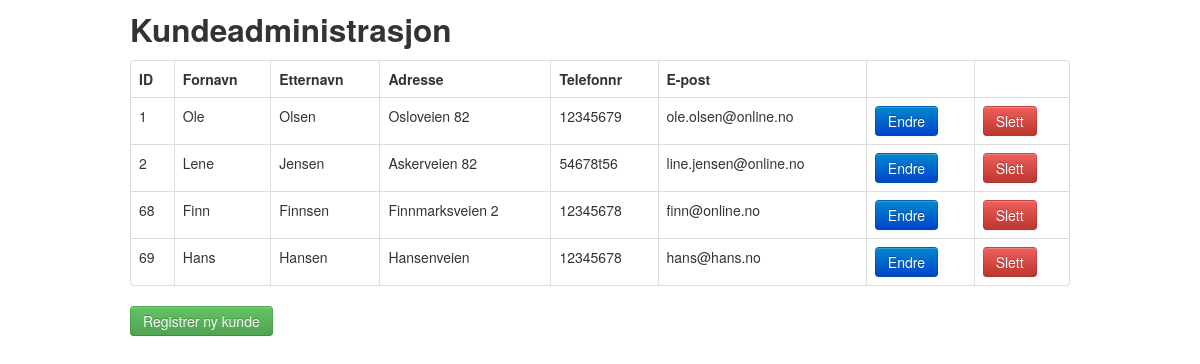
The page / on the database its author committed.
### tables this page shows
CREATE TABLE IF NOT EXISTS `kunde` (
  `ID` int(11) NOT NULL AUTO_INCREMENT,
  `Fornavn` varchar(50) NOT NULL,
  `Etternavn` varchar(50) NOT NULL,
  `Adresse` varchar(100) NOT NULL,
  `Telefonnr` varchar(8) NOT NULL,
  `Epost` varchar(30) NOT NULL,
  PRIMARY KEY (`ID`)
);

### Database.php (called while the page is built, shortened)
<?php
class DB
{
    private $db;
    function __construct()
    {
        $this->db=new mysqli("localhost","root","","Kunde");
        $this->db->set_charset("utf8");
    }
    function hentAlleKunder()
    {
        $sql = "Select * from kunde ";
        $resultat = $this->db->query($sql);
        $kunder = array();
        while($rad = $resultat->fetch_object())
        {
            $kunder[]=$rad;
        }
        return $kunder;
    }
}

### KundeLogikk.php (called while the page is built, shortened)
<?php
include_once 'Database.php';
class KundeLogikk
{
    private $db;
    function __construct($innDb=null)
    {
        if($innDb==null)
        {
            $this->db=new DB();
        }
        else
        {
            $this->db=$innDb;
        }
    }
    function hentAlleKunder()
    {
        $kunder = $this->db->hentAlleKunder();
        return $kunder;
    }
}

### index.php (the view, shortened to what this page needs)
<!DOCTYPE html>
<html>
    <head>
        <link rel="stylesheet" href="bootstrap.min.css">
    </head>
    <body>
        <div class='container'>
            <h2>Kundeadministrasjon</h2>
            <?php
               include_once 'KundeLogikk.php';
               $kundeLogikk = new KundeLogikk();
               $alleKunder = $kundeLogikk->hentAlleKunder();
               echo "<table class='table table-bordered'><tr><th>ID</th><th>Fornavn</th><th>Etternavn</th><th>Adresse</th>"
                  . "<th>Telefonnr</th><th>E-post</th><th></th><th></th></tr>";
               foreach ($alleKunder as $kunde)
               {
                   echo "<tr><td>$kunde->ID</td><td>$kunde->Fornavn</td><td>$kunde->Etternavn</td>"
                      . "<td>$kunde->Adresse</td><td>$kunde->Telefonnr</td><td>$kunde->Epost</td>"
                      . "<td><a href='EndreKunde.php?endreId=$kunde->ID' class='btn btn-primary'>Endre</a></td>"
                      . "<td><a href='SlettKunde.php?slettId=$kunde->ID' class='btn btn-danger'>Slett</a></td></tr>";
               }
               echo "</table>";
            ?>
            <a class='btn btn-success' href="RegistrerKunde.php">Registrer ny kunde</a>
        </div>
    </body>
</html>

### rows shown on the page
kunde: ID "1", Fornavn "Ole", Etternavn "Olsen", Adresse "Osloveien 82", Telefonnr "12345679", Epost "ole.olsen@online.no"
kunde: ID "2", Fornavn "Lene", Etternavn "Jensen", Adresse "Askerveien 82", Telefonnr "54678t56", Epost "line.jensen@online.no"
kunde: ID "68", Fornavn "Finn", Etternavn "Finnsen", Adresse "Finnmarksveien 2", Telefonnr "12345678", Epost "finn@online.no"
kunde: ID "69", Fornavn "Hans", Etternavn "Hansen", Adresse "Hansenveien", Telefonnr "12345678", Epost "hans@hans.no"
